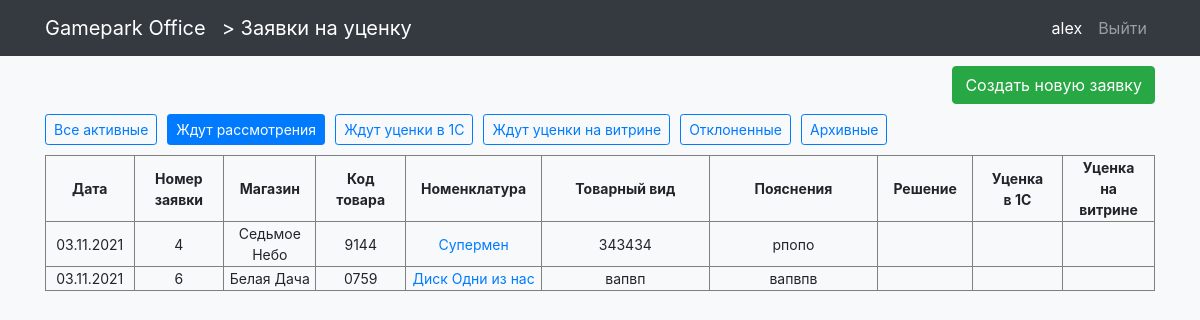
Before: /zayavki/ (signed in) with the older database file.
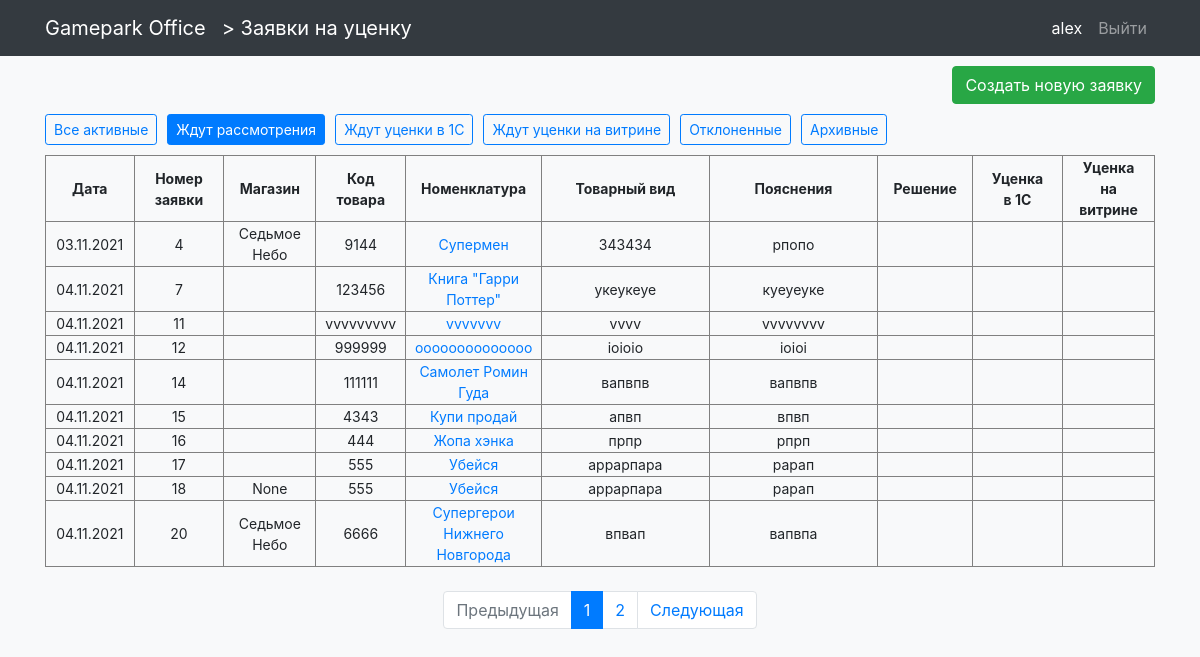
After: the same page with the newer database file.
### zayavki/models.py (models this page shows)
class Zayavka(models.Model):
    user = models.ForeignKey(User, default=None, null=True, on_delete=models.PROTECT)
    data = models.DateField(auto_now_add=True)
    category = models.ForeignKey(Category, on_delete=models.PROTECT)
    code = models.CharField(max_length=10)
    name = models.CharField(max_length=100)
    description = models.TextField()
    clarification = models.TextField()
    foto1 = models.ImageField(upload_to="zayavki/foto", blank=True)
    foto2 = models.ImageField(upload_to="zayavki/foto", blank=True)
    status1 = models.BooleanField(default=False)  # одобрено
    status2 = models.BooleanField(default=False)  # отклонено
    status3 = models.BooleanField(default=False)  # уценено
    status4 = models.BooleanField(default=False)  # ценник сменен
    status5 = models.BooleanField(default=False)  # остальные поля - резервные
    status6 = models.BooleanField(default=False)
    clarification_of_manager = models.CharField(max_length=150, blank=True)
    class Meta:
        verbose_name_plural = "Заявки"
        verbose_name = "Заявка"
    def __str__(self) -> str:
        return self.name

### users/models.py (models this page shows)
class User(AbstractUser):
    email = models.EmailField(blank=True)
    role = models.ForeignKey(Roles, on_delete=models.PROTECT, null=True, default=None)
    shop = models.ForeignKey(Shops, on_delete=models.PROTECT, null=True, default=None, blank=True)

class Shops(models.Model):
    nameshop = models.CharField(max_length=30)
    class Meta:
        verbose_name_plural = "Магазины"
        verbose_name = "Магазин"
    def __str__(self):
        return self.nameshop

### zayavki/views.py (the view)
# urls.py: path("", page_view, name="page_view"),
@login_required()
def page_view(request, filter=None):
    template = "zayavki/page_view.html" #шаблон страницы
    page = request.POST.get('page', None)
    print(page)
    start_filter=filter
    if not page:
        start_filter = get_start_filter(filter=filter, user=request.user)
        page=1
    context = {
        "filters" : {
            "Все активные" : "all",
            "Ждут рассмотрения" : "resh",
            "Ждут уценки в 1С" : "utc",
            "Ждут уценки на витрине" : "utc_inshop",
            "Отклоненные" : "otkl",
            "Архивные" : "arch"},
        "cur_filter" : start_filter,
        "title" : "Заявки на уценку",
        "title_page" : "Заявки на уценку",
        "data_from_model_Zayavka" : get_data_from_model_Zayavka(filter=start_filter, user=request.user, page=page)
    }
    return render(request, template, context)

### zayavki/views.py (called while the page is built)
def get_start_filter(filter, user):
    result = filter
    if not result:
        print(user.role.namerole[:3])
        if user.role.namerole == "Магазин": result="utc_inshop"
        if user.role.namerole[:3]=="Мен": result="resh"
    print ("Новый фильтр: ", filter)
    return result

### zayavki/templates/zayavki/page_view.html (shortened to what this page needs)
{% extends 'main_page/base.html' %}
{% load  static %}
{% block css %}
    <link href= {% static 'styles.css' %} rel="stylesheet">
{% endblock css %}
{% block name_app %}
    <a class="navbar-brand" href="{% url 'zayavki:page_view' %}"> > Заявки на уценку</a>
{% endblock name_app %}
{% block content %}
    <div >
        <div style="display: flex; justify-content: flex-end; margin-bottom: 10px; margin-top: 10px;">
            <a class="btn btn-success" href="{% url 'zayavki:add_zayavka' %}">Создать новую заявку</a>
        </div>
        <div class="select_filter">
            {% for name_filter, param_filter in filters.items %}
                <div>
                    {% if cur_filter != param_filter  %}
                        <a class="btn btn-outline-primary btn-sm text-nowrap" href="{% url 'zayavki:page_view_filter' param_filter %}" role="button">{{ name_filter }}</a>
                    {% else %}
                        <a class="btn btn-primary btn-sm text-nowrap" href="{% url 'zayavki:page_view_filter' param_filter %}" role="button">{{ name_filter }}</a>
                    {% endif %}
                </div>
            {% endfor %}
        </div>
        <table>
            <tr>
                <th class="col-1">Дата</th>
                <th class="col-1">Номер заявки</th>
                <th class="col-1">Магазин</th>
                <th class="col-1">Код товара</th>
                <th class="col-1">Номенклатура</th>
                <th class="col-2">Товарный вид</th>
                <th class="col-2">Пояснения</th>
                <th class="col-1">Решение</th>
                <th class="col-1">Уценка в 1С</th>
                <th class="col-1">Уценка на витрине</th>
            </tr>
            {%for zayavka in data_from_model_Zayavka%}
                <tr>
                    <td>{{zayavka.data|date:"d.m.Y"}}</td>
                    <td>{{zayavka.id}}</td>
                    <td>{{zayavka.user.shop}}</td>
                    <td>{{zayavka.code}}</td>
                    <td>
                        <a href="#"> {{zayavka}} </a>
                    </td>
                    <td>{{zayavka.description}}</td>
                    <td>{{zayavka.clarification}}</td>
                    <td>
                    </td>
                    <td>
                    </td>
                    <td>
                    </td>
                </tr>
            {%endfor%}
        </table>
        <br>
        {% if data_from_model_Zayavka.paginator.num_pages > 1 %}
            <nav aria-label="Page navigation">
                <ul class="pagination justify-content-center">
                    <li class="page-item {% if not data_from_model_Zayavka.has_previous %} disabled {% endif %}">
                    <a class="page-link"
                        href="{% if data_from_model_Zayavka.has_previous %} {% url 'zayavki:page' data_from_model_Zayavka.previous_page_number  %} {% else %}#{% endif %}"
                        tabindex="-1">Предыдущая</a>
                    </li>
                    {% for page in data_from_model_Zayavka.paginator.page_range %}
                        <li class="page-item {% if data_from_model_Zayavka.number == page %}active{% endif %}">
                            <a class="page-link "
                                href="{% url 'zayavki:page_view_filter' cur_filter %}?page={{page}}">
                                {{page}}
                            </a>
                        </li>
                    {% endfor %}
                    <li class="page-item {% if not data_from_model_Zayavka.has_next %} disabled {% endif %}">
                    <a class="page-link"
                        href="{% if data_from_model_Zayavka.has_next %} {% url 'zayavki:page' data_from_model_Zayavka.next_page_number  %} {% else %}#{% endif %}">
                        Следующая
                    </a>
                    </li>
                </ul>
            </nav>
        {% endif %}
    </div>
{% endblock content %}

Changed rows visible on the page:
no longer on this page (row unchanged): Zayavka: data "03.11.2021", id "6", user.shop "Белая Дача", code "0759", name "Диск Одни из нас", description "вапвп", clarification "вапвпв"
added Zayavka: data "04.11.2021", id "7", code "123456", name "Книга \"Гарри Поттер\"", description "укеукеуе", clarification "куеуеуке"
added Zayavka: data "04.11.2021", id "11", code "vvvvvvvvv", name "vvvvvvv", description "vvvv", clarification "vvvvvvvv"
added Zayavka: data "04.11.2021", id "12", code "999999", name "oooooooooooooo", description "ioioio", clarification "ioioi"
added Zayavka: data "04.11.2021", id "14", code "111111", name "Самолет Ромин Гуда", description "вапвпв", clarification "вапвпв"
added Zayavka: data "04.11.2021", id "15", code "4343", name "Купи продай", description "апвп", clarification "впвп"
added Zayavka: data "04.11.2021", id "16", code "444", name "Жопа хэнка", description "прпр", clarification "рпрп"
added Zayavka: data "04.11.2021", id "17", code "555", name "Убейся", description "аррарпара", clarification "рарап"
added Zayavka: data "04.11.2021", id "18", user.shop "None", code "555", name "Убейся", description "аррарпара", clarification "рарап"
added Zayavka: data "04.11.2021", id "20", user.shop "Седьмое Небо", code "6666", name "Супергерои Нижнего Новгорода", description "впвап", clarification "вапвпа"
Other visible differences:
text now shown: "Предыдущая Следующая"
new list line: "1"
new list line: "2"
